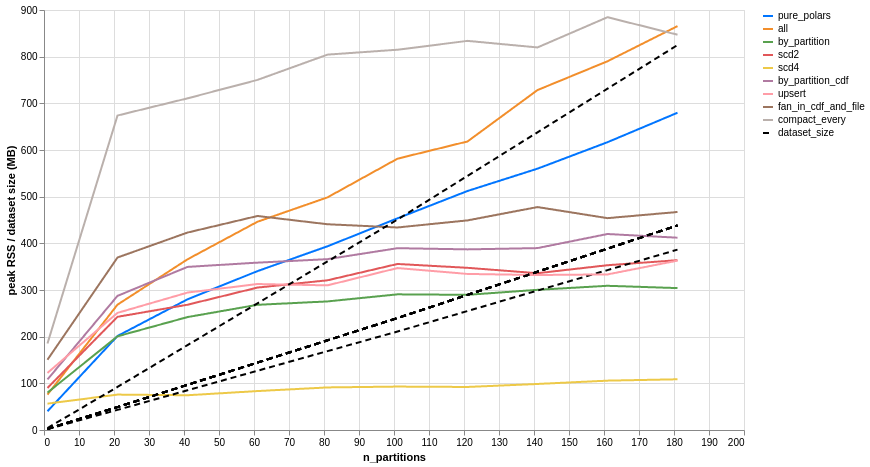

The code cell stored with this chart in its notebook:
### Code cell
import altair as alt

# Each incremental code path gets its own identifiable color (Tableau-10-style,
# avoiding blue/black — those are reserved below); polars stays a fixed
# reference blue; dataset size is its own thin dashed black reference line.
_worker_domain = [
    "pure_polars",
    "all",
    "by_partition",
    "scd2",
    "scd4",
    "by_partition_cdf",
    "upsert",
    "fan_in_cdf_and_file",
    "compact_every",
    "dataset_size",
]
_color_range = [
    "#0075ff",  # pure_polars — polars blue
    "#F28E2B",  # all
    "#59A14F",  # by_partition
    "#E15759",  # scd2
    "#EDC948",  # scd4
    "#B07AA1",  # by_partition_cdf
    "#FF9DA7",  # upsert
    "#9C755F",  # fan_in_cdf_and_file
    "#BAB0AC",  # compact_every
    "#000000",  # dataset_size
]
# Every code path drawn the same weight — no bold treatment; only dataset
# size is deliberately thinner, since it's a reference line, not a result.
_width_range = [2, 2, 2, 2, 2, 2, 2, 2, 2, 1]
_dash_range = [[1, 0]] * 9 + [[6, 4]]  # solid for every worker, dashed for dataset size

long_rows = []
for r in results_df.iter_rows(named=True):
    long_rows.append({
        "n_partitions": r["n_partitions"],
        "worker": r["worker"],
        "series": r["worker"],
        "value": r["peak_rss_mb"],
    })
    long_rows.append({
        "n_partitions": r["n_partitions"],
        "worker": r["worker"],
        "series": "dataset_size",
        "value": r["dataset_size_mb"],
    })

long_df = pl.DataFrame(long_rows)

alt.Chart(long_df).mark_line().encode(
    x=alt.X("n_partitions:Q", title="n_partitions"),
    y=alt.Y("value:Q", title="peak RSS / dataset size (MB)"),
    color=alt.Color(
        "series:N",
        scale=alt.Scale(domain=_worker_domain, range=_color_range),
        legend=alt.Legend(title=None),
    ),
    strokeWidth=alt.StrokeWidth(
        "series:N", scale=alt.Scale(domain=_worker_domain, range=_width_range), legend=None
    ),
    strokeDash=alt.StrokeDash(
        "series:N", scale=alt.Scale(domain=_worker_domain, range=_dash_range), legend=None
    ),
    detail="worker:N",
    tooltip=["worker", "n_partitions", "value", "series"],
).properties(width=700, height=420)

### Figure 1 — Vega-Lite specification as saved in the notebook (floating-point values rounded to 4 significant figures; data arrays with more than 128 entries replaced by an {"elided": "..."} marker saying what was removed)
{"config": {"view": {"continuousWidth": 300, "continuousHeight": 300}}, "data": {"name": "data-f0978685efe020b0fed4a159d11ac4ad"}, "mark": {"type": "line"}, "encoding": {"color": {"field": "series", "legend": {"title": null}, "scale": {"domain": ["pure_polars", "all", "by_partition", "scd2", "scd4", "by_partition_cdf", "upsert", "fan_in_cdf_and_file", "compact_every", "dataset_size"], "range": ["#0075ff", "#F28E2B", "#59A14F", "#E15759", "#EDC948", "#B07AA1", "#FF9DA7", "#9C755F", "#BAB0AC", "#000000"]}, "type": "nominal"}, "detail": {"field": "worker", "type": "nominal"}, "strokeDash": {"field": "series", "legend": null, "scale": {"domain": ["pure_polars", "all", "by_partition", "scd2", "scd4", "by_partition_cdf", "upsert", "fan_in_cdf_and_file", "compact_every", "dataset_size"], "range": [[1, 0], [1, 0], [1, 0], [1, 0], [1, 0], [1, 0], [1, 0], [1, 0], [1, 0], [6, 4]]}, "type": "nominal"}, "strokeWidth": {"field": "series", "legend": null, "scale": {"domain": ["pure_polars", "all", "by_partition", "scd2", "scd4", "by_partition_cdf", "upsert", "fan_in_cdf_and_file", "compact_every", "dataset_size"], "range": [2, 2, 2, 2, 2, 2, 2, 2, 2, 1]}, "type": "nominal"}, "tooltip": [{"field": "worker", "type": "nominal"}, {"field": "n_partitions", "type": "quantitative"}, {"field": "value", "type": "quantitative"}, {"field": "series", "type": "nominal"}], "x": {"field": "n_partitions", "title": "n_partitions", "type": "quantitative"}, "y": {"field": "value", "title": "peak RSS / dataset size (MB)", "type": "quantitative"}}, "height": 420, "width": 700, "$schema": "https://vega.github.io/schema/vega-lite/v6.4.1.json", "datasets": {"data-f0978685efe020b0fed4a159d11ac4ad": {"elided": "180 records"}}}
